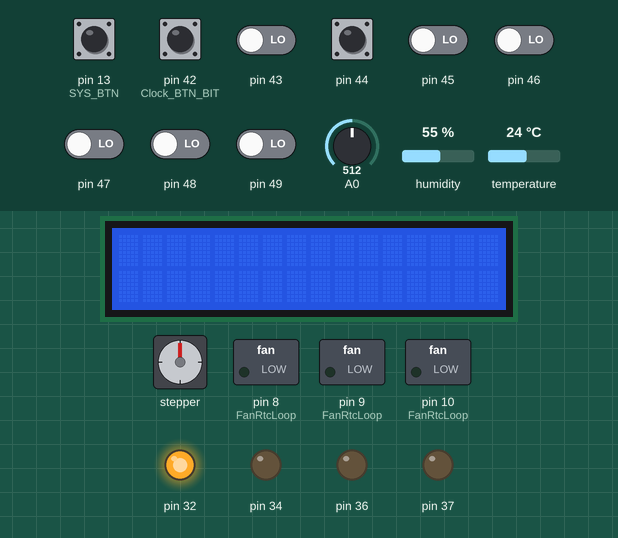
This sketch was run on a simulated Arduino Mega 2560, built with avr-gcc and run on an emulated ATmega2560. On the bench: 16×2 character LCD, stepper motor, switched loads named in the sketch (green lamp = pin HIGH), output pins drawn as LEDs (lit = HIGH). Inputs (shaded band) come from the test bench; at power-on: pin 13 (SYS_BTN), pin 42 (Clock_BTN_BIT), pin 44 HIGH, pin 43, pin 45–49 LOW, A0 = 512, humidity 55 %, temperature 24 °C. Stepper angles assume 2048 steps per turn.

Above: at 1.2 s.
1.3 s: pin 13 (SYS_BTN) pulled LOW for 0.15 s
At 2.3 s:
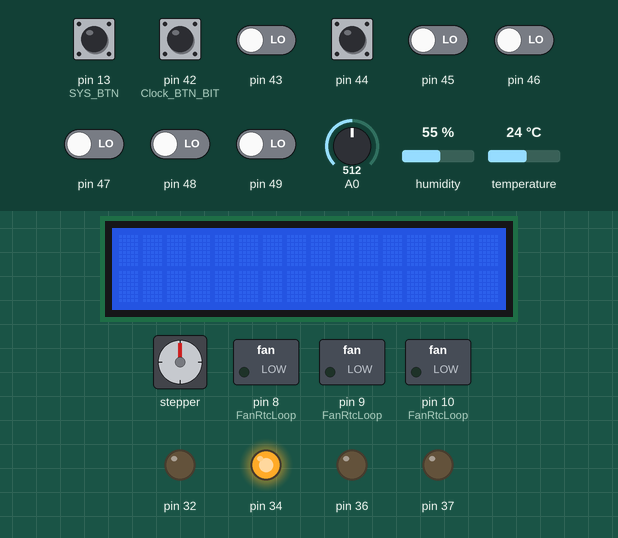
2.9 s: A0 set to 11
4.4 s: A0 set to 8
At 5.1 s:
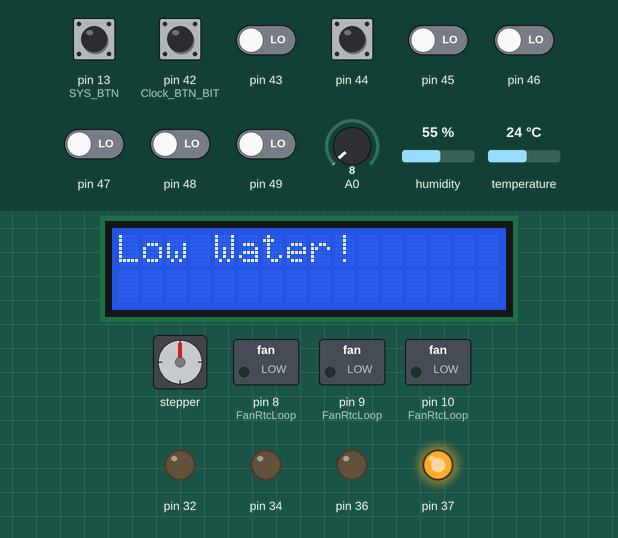
5.9 s: pin 42 (Clock_BTN_BIT) pulled LOW for 0.15 s
At 6.56 s:
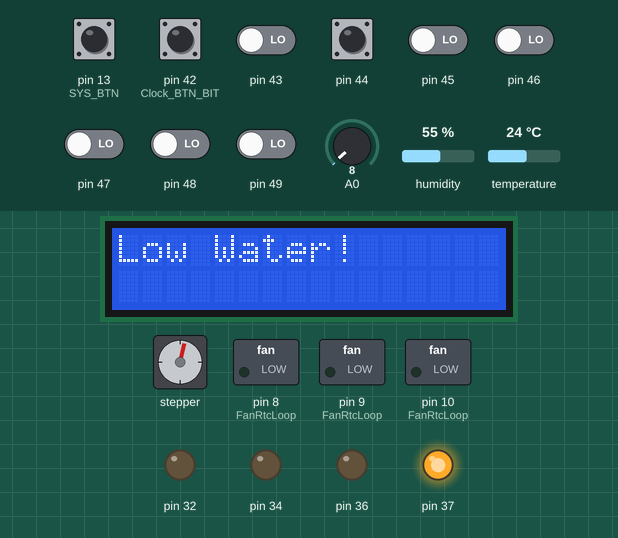
6.6 s: pin 44 pulled LOW for 0.15 s
7.3 s: pin 13 (SYS_BTN) pulled LOW for 1 s
At 8.4 s:
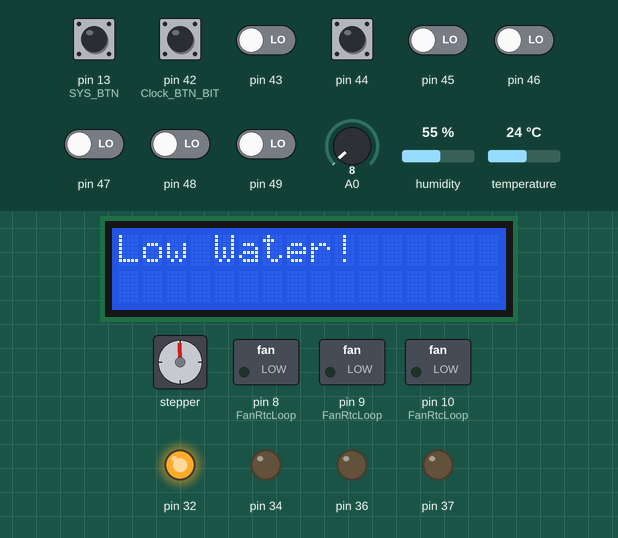
Timing chart, 0 to 10.3 s (numbered marks = the images above; inputs shaded):
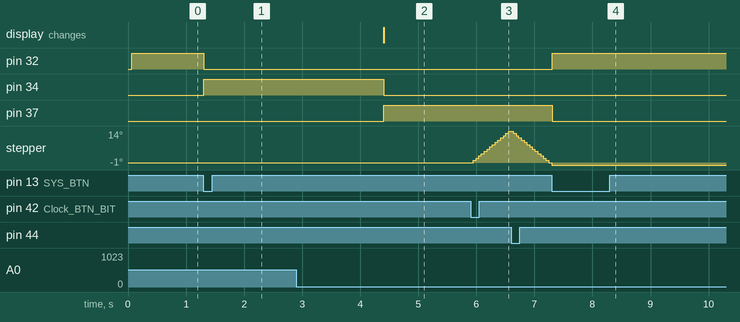

The sketch:

MainProjectCode.ino
```cpp
// CPE 301 Final Project
// Code developed by: Dax Quick, Autumn Heckler, Tracey Msangi, Ziyue Liang

#include <Arduino.h>
#include <avr/io.h>
#include <avr/interrupt.h>
#include <Wire.h>
#include <RTClib.h>
#include <DHT.h>
#include <LiquidCrystal.h>
#include <Stepper.h>
#include <stdio.h>

#define WATER_LEVEL_THRESHOLD  10
#define TEMPERATURE_THRESHOLD  30

#define DHTPIN   7
#define DHTTYPE  DHT11

RTC_DS1307 rtc;
DHT dht(DHTPIN, DHTTYPE);

void SerialSetup() {
  unsigned int ubrr = 103;
  UBRR0H = (ubrr >> 8);
  UBRR0L = ubrr;
  UCSR0B = (1 << TXEN0);
  UCSR0C = (1 << UCSZ01) | (1 << UCSZ00);
}
void sendChar(char c) {
  while (!(UCSR0A & (1 << UDRE0)));
  UDR0 = c;
}
void sendStr(const char* s) { while (*s) sendChar(*s++); }
void sendNum(uint8_t num) {
  sendChar('0' + num / 10);
  sendChar('0' + num % 10);
}
void oneSecDelay() {
  TCCR1A = 0; TCCR1B = 0; TCNT1 = 0;
  TCCR1B |= (1 << CS12) | (1 << CS10);
  while (TCNT1 < 15625);
  TCCR1B = 0;
}

// ADC
volatile unsigned char *my_ADMUX    = (unsigned char*)0x7C;
volatile unsigned char *my_ADCSRB   = (unsigned char*)0x7B;
volatile unsigned char *my_ADCSRA   = (unsigned char*)0x7A;
volatile unsigned int  *my_ADC_DATA = (unsigned int* )0x78;

void adc_init() {
  *my_ADCSRA = 0;
  *my_ADCSRA |= (1<<7); *my_ADCSRA |= 0x07;
  *my_ADCSRB &= ~0x08; *my_ADCSRB &= ~0x07;
  *my_ADMUX &= ~0x80; *my_ADMUX |= 0x40; *my_ADMUX &= ~0x20; *my_ADMUX &= 0xE0;
}
unsigned int adc_read(uint8_t ch) {
  *my_ADMUX = (*my_ADMUX & 0xE0) | (ch & 0x1F);
  *my_ADCSRA |= (1<<6);
  while (*my_ADCSRA & (1<<6));
  return *my_ADC_DATA & 0x03FF;
}

//  LED
volatile unsigned char* ddr_c  = (unsigned char*)0x27;
volatile unsigned char* port_c = (unsigned char*)0x28;
volatile unsigned char* ddr_b  = (unsigned char*)0x24;
volatile unsigned char* port_b = (unsigned char*)0x25;
volatile unsigned char* pin_b  = (unsigned char*)0x23;

#define LED_YELLOW (1<<5)  // PC5 = D32
#define LED_GREEN  (1<<3)  // PC3 = D34
#define LED_RED    (1<<0)  // PC0 = D37
#define LED_BLUE   (1<<1)  // PC1 = D36
#define LED_ALL    (LED_YELLOW|LED_GREEN|LED_RED|LED_BLUE)
#define SYS_BTN    (1<<7)  // PB7 = D13

enum State { DISABLED=0, IDLE=1, ERROR=2, RUNNING=3 };
State state = DISABLED;
volatile unsigned long lastBtnTime = 0;  // for ISR debounce

#define Clock_BTN_BIT        7   // PL7 = D42
#define CounterClock_BTN_BIT 5   // PL5 = D44
#define DDR_Clock        DDRL
#define PORT_Clock       PORTL
#define PIN_Clock        PINL
#define DDR_CounterClock DDRL
#define PORT_CounterClock PORTL
#define PIN_CounterClock  PINL

Stepper VentMotor(2048, 22, 26, 24, 28);
unsigned long btnT1=0, btnT2=0;
const unsigned long Debounce=300;
int cnt1=0, cnt2=0, dir=3;

void VentSetup() {
  VentMotor.setSpeed(10); VentMotor.step(0);
  DDR_Clock &= ~(1<<Clock_BTN_BIT);      PORT_Clock |= (1<<Clock_BTN_BIT);
  DDR_CounterClock &= ~(1<<CounterClock_BTN_BIT); PORT_CounterClock |= (1<<CounterClock_BTN_BIT);
}
void VentLoop() {
  unsigned long now = millis();
  bool bCCW = !(PIN_CounterClock & (1<<CounterClock_BTN_BIT));
  bool bCW  = !(PIN_Clock        & (1<<Clock_BTN_BIT));
  if (bCCW && now - btnT1 > Debounce) { btnT1=now; cnt1++; if(cnt1!=2){cnt2=0;dir=1;}else{cnt1=0;dir=3;} }
  if (bCW  && now - btnT2 > Debounce) { btnT2=now; cnt2++; if(cnt2!=2){cnt1=0;dir=2;}else{cnt2=0;dir=3;} }
  if (dir==1) VentMotor.step(-1);
  else if (dir==2) VentMotor.step(1);
}

// ────── DHT + LCD display ──────
LiquidCrystal lcd(11,12,2,3,4,5);
unsigned long lastDht = 0;

void DhtLcdSetup() {
  lcd.begin(16,2);
  dht.begin();
}
void DhtLcdLoop() {
  if (millis() - lastDht < 60000) return;
  lastDht = millis();
  float T = dht.readTemperature();
  float H = dht.readHumidity();
  lcd.clear();
  if (isnan(T)||isnan(H)) {
    lcd.print("Sensor err");
  } else {
    float f = T*9.0/5.0 + 32.0;
    lcd.setCursor(0,0);
    lcd.print("T:"); lcd.print(f,1); lcd.write(223); lcd.print("F");
    lcd.setCursor(0,1);
    lcd.print("H:"); lcd.print(H,1); lcd.print("%");
  }
}

// ────── RTC + fan ──────
void FanRtcSetup() {
  SerialSetup();
  Wire.begin();
  rtc.begin();
  rtc.adjust(DateTime(F(__DATE__), F(__TIME__)));
}
void FanRtcLoop() {
  DateTime now = rtc.now();
  float temp = dht.readTemperature();
  if (temp > TEMPERATURE_THRESHOLD) {
    PORTH |=  (1<<6);
    PORTH &= ~(1<<5);
    PORTB |=  (1<<4);
    sendStr("Date: ");
    sendNum(now.month()); sendChar('/'); sendNum(now.day()); sendChar('/');
    sendNum(now.year()%100); sendChar(' ');
    sendStr("Time: ");
    sendNum(now.hour()); sendChar(':'); sendNum(now.minute()); sendChar(':'); sendNum(now.second()); sendChar('\n');
    oneSecDelay();
  } else {
    PORTB &= ~(1<<4);
  }
}

// ────── Water Level & LCD  ──────
bool inErrorDisplayed = false;
void WaterLevelLoop() {
  unsigned int lvl = adc_read(0);
  if (lvl < WATER_LEVEL_THRESHOLD) {
    if (!inErrorDisplayed) {
      lcd.clear();
      lcd.setCursor(0,0);
      lcd.print("Low Water!");
      inErrorDisplayed = true;
    }
  }
}

// ────── ISR: D13 ──────
ISR(PCINT0_vect) {
  if (!(PINB & SYS_BTN)) {
    unsigned long now = millis();
    if (now - lastBtnTime > 50) {
      lastBtnTime = now;
      state = (state == DISABLED ? IDLE : DISABLED);
      inErrorDisplayed = false;
    }
  }
}

//
void setup() {
  *ddr_c |= LED_ALL;   *port_c &= ~LED_ALL;
  *ddr_b &= ~SYS_BTN;  *port_b |= SYS_BTN;
  DDRH |= (1<<5)|(1<<6);
  DDRB |= (1<<4);         // EN1

  PCICR |= (1 << PCIE0);     //  Port B
  PCMSK0 |= (1 << PCINT7);   //D13
  sei();                     //

  adc_init();
  VentSetup();
  DhtLcdSetup();
  FanRtcSetup();
}

// ────── main loop ──────
void loop() {
  // LED state
  uint8_t leds = 0;
  switch (state) {
    case DISABLED: leds = LED_YELLOW; break;
    case IDLE:     leds = LED_GREEN;  break;
    case ERROR:    leds = LED_RED;    break;
    case RUNNING:  leds = LED_BLUE;   break;
  }
  *port_c = (*port_c & ~LED_ALL) | leds;

  // states
  if (state != RUNNING) {
    PORTH &= ~((1<<5)|(1<<6));
    PORTB &= ~(1<<4);
  }

  if (state != DISABLED) VentLoop();

  switch (state) {
    case DISABLED:
      break;
    case IDLE:
      if (inErrorDisplayed) {
        lcd.clear();
        inErrorDisplayed = false;
      }
      WaterLevelLoop();
      DhtLcdLoop();
      if (adc_read(0) < WATER_LEVEL_THRESHOLD) state = ERROR;
      else if (dht.readTemperature() > TEMPERATURE_THRESHOLD) state = RUNNING;
      break;
    case ERROR:
      WaterLevelLoop();
      if (adc_read(0) >= WATER_LEVEL_THRESHOLD) {
        lcd.clear();
        inErrorDisplayed = false;
        state = IDLE;
      }
      break;
    case RUNNING:
      FanRtcLoop();
      if (adc_read(0) < WATER_LEVEL_THRESHOLD) state = ERROR;
      else if (dht.readTemperature() <= TEMPERATURE_THRESHOLD) state = IDLE;
      break;
  }

  delayMicroseconds(5000);
}
```

Measured:
- the behaviour switches between 10 and 9 on A0 (found by bisection; images 1 and 2)
- after the input at 1.3 s, pin 32: HIGH → LOW at once; pin 34: LOW → HIGH at once
- after the input at 2.9 s, every drawn part: stays the same
- after the input at 4.4 s, pin 34: HIGH → LOW at once; pin 37: LOW → HIGH at once; the display: changes at once (image 2)
- after the input at 5.9 s, stepper: turns 14° clockwise in 0.61 s, starting after 0.05 s
- after the input at 7.3 s, pin 32: LOW → HIGH at once; pin 37: HIGH → LOW at once; stepper: stops changing and stays -1°
